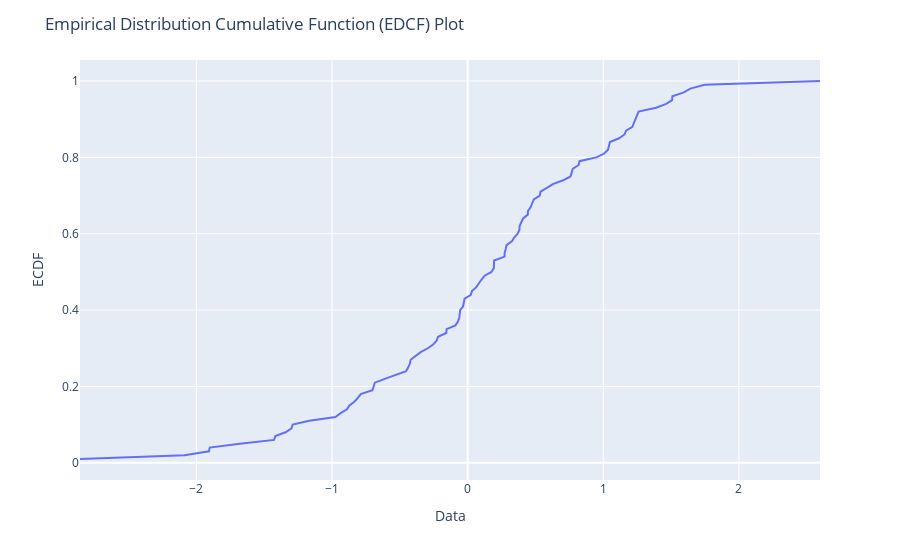

Notebook code cell kept with this figure:
### Code cell
import plotly.express as px
import numpy as np

# Generate some example data
data = np.random.randn(100)

# Calculate the empirical cumulative distribution function (ECDF)
sorted_data = np.sort(data)
ecdf = np.arange(1, len(sorted_data) + 1) / len(sorted_data)

# Create an EDCF plot using Plotly Express
fig = px.line(x=sorted_data, y=ecdf, labels={'x': 'Data', 'y': 'ECDF'})

# Set plot layout
fig.update_layout(
    title='Empirical Distribution Cumulative Function (EDCF) Plot',
    xaxis_title='Data',
    yaxis_title='ECDF'
)

# Show the plot
fig.show()

### Figure 1 — Plotly figure (JSON) as saved in the notebook; plotly's stock layout.template omitted (floating-point values rounded to 4 significant figures)
{"data": [{"hovertemplate": "Data=%{x}<br>ECDF=%{y}<extra></extra>", "legendgroup": "", "line": {"color": "#636efa", "dash": "solid"}, "marker": {"symbol": "circle"}, "mode": "lines", "name": "", "orientation": "v", "showlegend": false, "type": "scatter", "x": [-2.858, -2.088, -1.908, -1.902, -1.68, -1.427, -1.418, -1.342, -1.299, -1.29, -1.168, -0.9747, -0.9361, -0.8893, -0.8718, -0.835, -0.8094, -0.7881, -0.7017, -0.6945, -0.6843, -0.6109, -0.5378, -0.4539, -0.4375, -0.4256, -0.4204, -0.386, -0.3461, -0.294, -0.2541, -0.2288, -0.2179, -0.1572, -0.1551, -0.08953, -0.07138, -0.06169, -0.05786, -0.05491, -0.03341, -0.02632, -0.02214, 0.02374, 0.03173, 0.06403, 0.08182, 0.1026, 0.1255, 0.176, 0.1933, 0.1941, 0.1953, 0.2721, 0.2731, 0.2811, 0.2868, 0.3263, 0.3436, 0.3689, 0.382, 0.3833, 0.3938, 0.4091, 0.4438, 0.4453, 0.4651, 0.4776, 0.4879, 0.532, 0.5375, 0.5844, 0.6283, 0.7047, 0.7579, 0.7675, 0.7745, 0.8191, 0.8245, 0.9499, 1.007, 1.035, 1.042, 1.049, 1.117, 1.157, 1.168, 1.215, 1.226, 1.238, 1.25, 1.26, 1.39, 1.464, 1.508, 1.51, 1.594, 1.642, 1.748, 2.598], "xaxis": "x", "y": [0.01, 0.02, 0.03, 0.04, 0.05, 0.06, 0.07, 0.08, 0.09, 0.1, 0.11, 0.12, 0.13, 0.14, 0.15, 0.16, 0.17, 0.18, 0.19, 0.2, 0.21, 0.22, 0.23, 0.24, 0.25, 0.26, 0.27, 0.28, 0.29, 0.3, 0.31, 0.32, 0.33, 0.34, 0.35, 0.36, 0.37, 0.38, 0.39, 0.4, 0.41, 0.42, 0.43, 0.44, 0.45, 0.46, 0.47, 0.48, 0.49, 0.5, 0.51, 0.52, 0.53, 0.54, 0.55, 0.56, 0.57, 0.58, 0.59, 0.6, 0.61, 0.62, 0.63, 0.64, 0.65, 0.66, 0.67, 0.68, 0.69, 0.7, 0.71, 0.72, 0.73, 0.74, 0.75, 0.76, 0.77, 0.78, 0.79, 0.8, 0.81, 0.82, 0.83, 0.84, 0.85, 0.86, 0.87, 0.88, 0.89, 0.9, 0.91, 0.92, 0.93, 0.94, 0.95, 0.96, 0.97, 0.98, 0.99, 1], "yaxis": "y"}], "layout": {"legend": {"tracegroupgap": 0}, "margin": {"t": 60}, "title": {"text": "Empirical Distribution Cumulative Function (EDCF) Plot"}, "xaxis": {"anchor": "y", "domain": [0, 1], "title": {"text": "Data"}}, "yaxis": {"anchor": "x", "domain": [0, 1], "title": {"text": "ECDF"}}}}
